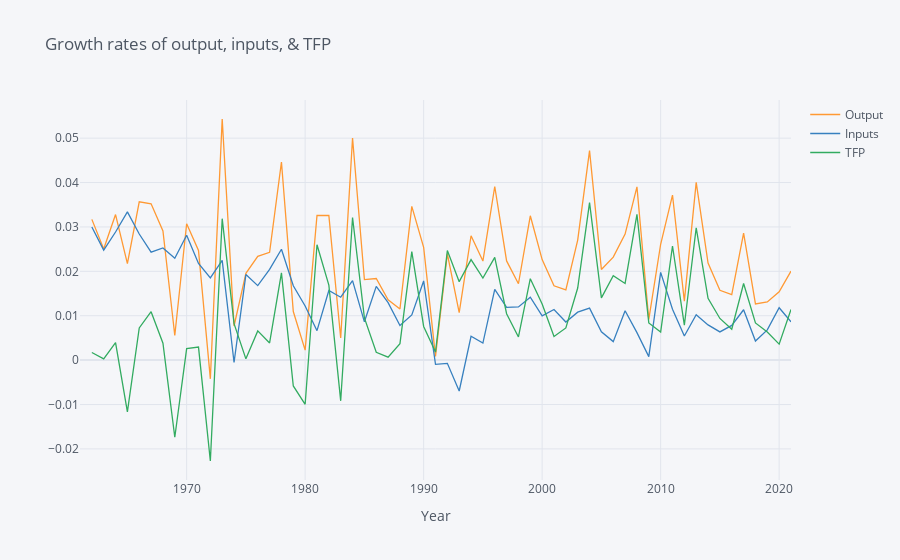

Here is the notebook cell this chart was saved with:
### Code cell
dworld[['Output','Inputs','TFP']].iplot(title="Growth rates of output, inputs, & TFP",
                                           xTitle="Year")
